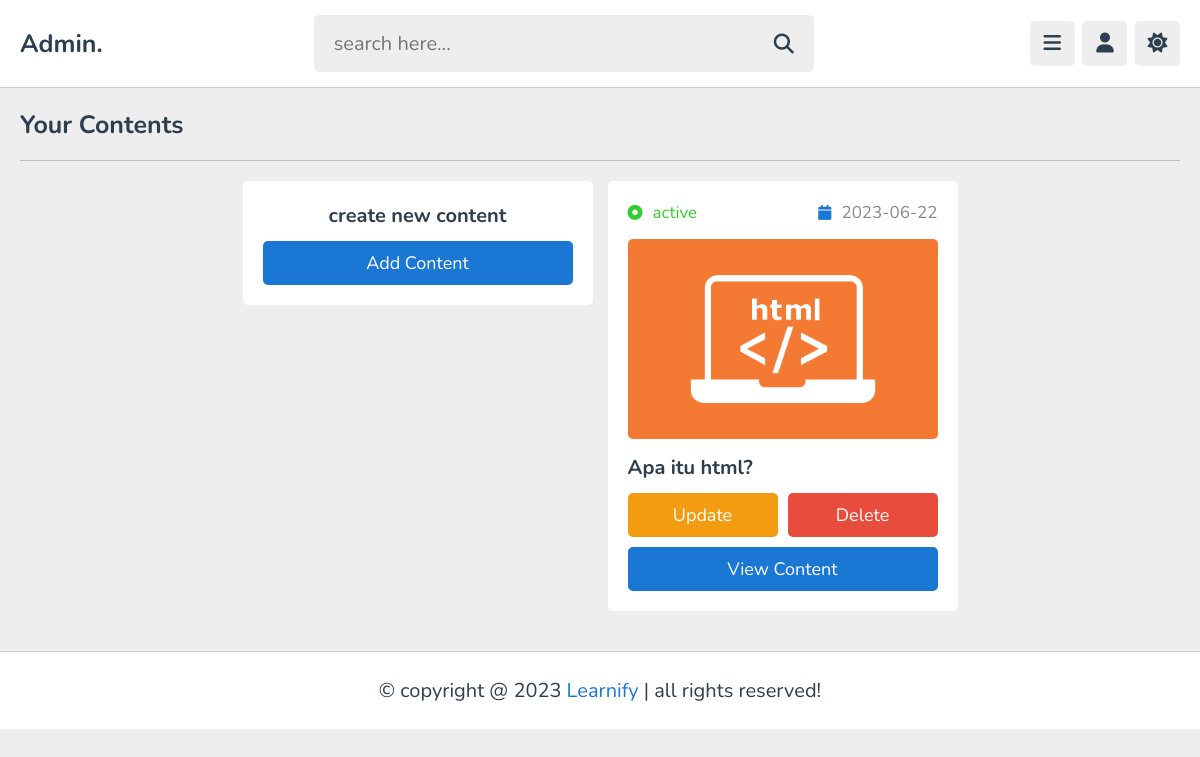
Screenshot of /admin/contents.php (signed in) with the database file from the repository.
### tables this page shows
CREATE TABLE `content` (
  `id` varchar(20) NOT NULL,
  `tutor_id` varchar(20) NOT NULL,
  `playlist_id` varchar(20) NOT NULL,
  `title` varchar(100) NOT NULL,
  `description` varchar(1000) NOT NULL,
  `video` varchar(100) NOT NULL,
  `thumb` varchar(100) NOT NULL,
  `date` date NOT NULL DEFAULT current_timestamp(),
  `status` varchar(20) NOT NULL DEFAULT 'deactive'
);

### admin/contents.php (the view, shortened to what this page needs)
<?php
include '../components/connect.php';
if(isset($_COOKIE['tutor_id'])){
   $tutor_id = $_COOKIE['tutor_id'];
}else{
   $tutor_id = '';
   header('location:login.php');
}
?>
<!DOCTYPE html>
<html lang="en">
<head>
   <link rel="stylesheet" href="https://cdnjs.cloudflare.com/ajax/libs/font-awesome/6.2.0/css/all.min.css">
   <link rel="stylesheet" href="../css/admin_style.css">
</head>
<body>
<?php include '../components/admin_header.php'; ?>
<section class="contents">
   <h1 class="heading">your contents</h1>
   <div class="box-container">
   <div class="box" style="text-align: center;">
      <h3 class="title" style="margin-bottom: .5rem;">create new content</h3>
      <a href="add_content.php" class="btn">add content</a>
   </div>
   <?php
      $select_videos = $conn->prepare("SELECT * FROM `content` WHERE tutor_id = ? ORDER BY date DESC");
      $select_videos->execute([$tutor_id]);
      if($select_videos->rowCount() > 0){
         while($fecth_videos = $select_videos->fetch(PDO::FETCH_ASSOC)){
            $video_id = $fecth_videos['id'];
   ?>
      <div class="box">
         <div class="flex">
            <div><i class="fas fa-dot-circle" style="<?php if($fecth_videos['status'] == 'active'){echo 'color:limegreen'; }else{echo 'color:red';} ?>"></i><span style="<?php if($fecth_videos['status'] == 'active'){echo 'color:limegreen'; }else{echo 'color:red';} ?>"><?= $fecth_videos['status']; ?></span></div>
            <div><i class="fas fa-calendar"></i><span><?= $fecth_videos['date']; ?></span></div>
         </div>
         <img src="../uploaded_files/<?= $fecth_videos['thumb']; ?>" class="thumb" alt="">
         <h3 class="title"><?= $fecth_videos['title']; ?></h3>
         <form action="" method="post" class="flex-btn">
            <a href="update_content.php?get_id=<?= $video_id; ?>" class="option-btn">update</a>
            <input type="submit" value="delete" class="delete-btn" onclick="return confirm('delete this video?');" name="delete_video">
         </form>
         <a href="view_content.php?get_id=<?= $video_id; ?>" class="btn">view content</a>
      </div>
   <?php
         }
      }else{
         echo '<p class="empty">no contents added yet!</p>';
      }
   ?>
   </div>
</section>
<?php include '../components/footer.php'; ?>
</body>
</html>

### css/admin_style.css (style rules this page uses)
:root { --main-color:#1a77d3; --red:#e74c3c; --oragen:#f39c12; --white:#fff; --black:#2c3e50; --light-color:#888; --light-bg:#eee; --border:.1rem solid rgba(0,0,0,.2); }
* { font-family: 'Nunito', sans-serif; margin: 0; padding: 0; box-sizing: border-box; outline: none; border: none; text-decoration: none; }
html { font-size: 62.5%; overflow-x: hidden; }
body { background-color: var(--light-bg); padding-left: 30rem; }
section { padding:2rem; max-width: 1200px; margin: 0 auto; }
.btn, .option-btn, .delete-btn, .inline-btn, .inline-option-btn, .inline-delete-btn { border-radius: .5rem; padding: 1rem 3rem; font-size: 1.8rem; color: #fff; margin-top: 1rem; text-transform: capitalize; cursor: pointer; text-align: center; }
.btn, .option-btn, .delete-btn { display: block; width: 100%; }
.btn, .inline-btn { background-color: var(--main-color); }
.option-btn, .inline-option-btn { background-color: var(--oragen); }
.delete-btn, .inline-delete-btn { background-color: var(--red); }
.flex-btn { display:flex; gap: 1rem; }
.heading { padding-bottom: 1.8rem; border-bottom: var(--border); font-size: 2.5rem; color: var(--black); text-transform: capitalize; margin-bottom: 2rem; }
.contents .box-container { display: grid; grid-template-columns: repeat(auto-fit, 35rem); align-items: flex-start; justify-content: center; gap: 1.5rem; }
.contents .box-container .box { border-radius: .5rem; background-color: var(--white); padding: 2rem; overflow-x: hidden; }
.contents .box-container .box .thumb { height: 20rem; width: 100%; border-radius: .5rem; object-fit: cover; margin: 1rem 0; }
.contents .box-container .box .flex { display: flex; align-items: center; justify-content: space-between; gap: 1.5rem; margin-bottom: .5rem; }
.contents .box-container .box .flex i { font-size: 1.5rem; color: var(--main-color); margin-right: 1rem; }
.contents .box-container .box .flex span { color: var(--light-color); font-size: 1.7rem; }
.contents .box-container .box .title { font-size: 2rem; color: var(--black); line-height: 1.5; text-overflow: ellipsis; overflow-x: hidden; }
@media (max-width:1200px) { body { padding-left: 0; } }

### rows the page displays
content: status "active", date "2023-06-22", thumb (picture), title "Apa itu html?"
